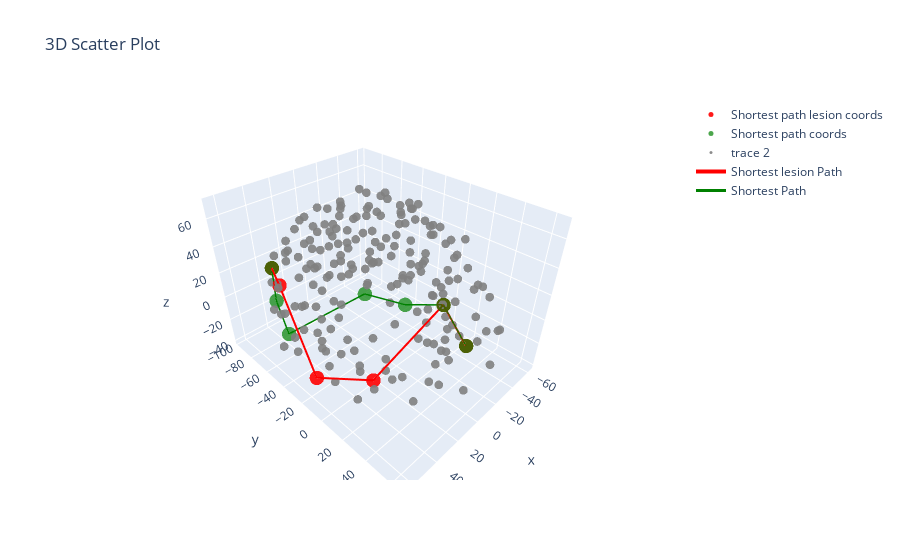

Write notebook code for a chart like this one.
### Code cell
# import plotly.express as px
# import plotly.graph_objects as go

# Assuming 'coordinates' is your [200, 3] list of coordinates
coordinates = coords.copy()  # Your data here
specific_indices = [193, 194, 195, 175, 134, 135, 181]
specific_indices_lesion = [193, 194, 189, 185, 182, 181]
# Convert the 'coordinates' list to a NumPy array
coordinates = np.array(coordinates)

# Create separate arrays for specific and non-specific coordinates
specific_coords = coordinates[specific_indices]

specific_coords_lesion = coordinates[specific_indices_lesion]

# other_indices = np.setdiff1d(np.arange(len(coordinates)), specific_indices)
other_indices = np.setdiff1d(np.arange(len(coordinates)), np.concatenate((specific_indices, specific_indices_lesion)))

other_coords = coordinates[other_indices]

# Create scatter plot for specific coordinates (red)
fig = go.Figure(data=[
    go.Scatter3d(
        x=specific_coords_lesion[:, 0],
        y=specific_coords_lesion[:, 1],
        z=specific_coords_lesion[:, 2],
        mode='markers',
        marker=dict(color='red', opacity=0.9,size=5),
        name='Shortest path lesion coords'
    ),
    go.Scatter3d(
        x=specific_coords[:, 0],
        y=specific_coords[:, 1],
        z=specific_coords[:, 2],
        mode='markers',
        marker=dict(color='green', opacity=0.7,size=5),
        name='Shortest path coords'
    ),
    
    go.Scatter3d(
        x=other_coords[:, 0],
        y=other_coords[:, 1],
        z=other_coords[:, 2],
        mode='markers',
        marker=dict(color='grey', opacity=0.9,size=3),
#         name='-'
    ),
    go.Scatter3d(
        x=specific_coords_lesion[:, 0],
        y=specific_coords_lesion[:, 1],
        z=specific_coords_lesion[:, 2],
        mode='lines',
        line=dict(color='red', width=4),
        name='Shortest lesion Path'
    ),
    go.Scatter3d(
        x=specific_coords[:, 0],
        y=specific_coords[:, 1],
        z=specific_coords[:, 2],
        mode='lines',
        line=dict(color='green', width=3),
        name='Shortest Path'
    )
    
])

# Set the layout
fig.update_layout(scene=dict(aspectmode='data'), title='3D Scatter Plot')

# Show the interactive plot
fig.show()

### Figure 1 — Plotly figure (JSON) as saved in the notebook; plotly's stock layout.template omitted (floating-point values rounded to 4 significant figures; data arrays with more than 128 entries replaced by an {"elided": "..."} marker saying what was removed)
{"data": [{"marker": {"color": "red", "opacity": 0.9, "size": 5}, "mode": "markers", "name": "Shortest path lesion coords", "type": "scatter3d", "x": [8, 16, 50, 60, 54, 46], "y": [58, 46, 28, -12, -50, -70], "z": [18, 44, 0, -20, 28, 28]}, {"marker": {"color": "green", "opacity": 0.7, "size": 5}, "mode": "markers", "name": "Shortest path coords", "type": "scatter3d", "x": [8, 16, 28, 42, 50, 52, 46], "y": [58, 46, 30, 14, -54, -60, -70], "z": [18, 44, 42, 48, -16, 10, 28]}, {"marker": {"color": "grey", "opacity": 0.9, "size": 3}, "mode": "markers", "type": "scatter3d", "x": {"elided": "190 int values"}, "y": {"elided": "190 int values"}, "z": {"elided": "190 int values"}}, {"line": {"color": "red", "width": 4}, "mode": "lines", "name": "Shortest lesion Path", "type": "scatter3d", "x": [8, 16, 50, 60, 54, 46], "y": [58, 46, 28, -12, -50, -70], "z": [18, 44, 0, -20, 28, 28]}, {"line": {"color": "green", "width": 3}, "mode": "lines", "name": "Shortest Path", "type": "scatter3d", "x": [8, 16, 28, 42, 50, 52, 46], "y": [58, 46, 30, 14, -54, -60, -70], "z": [18, 44, 42, 48, -16, 10, 28]}], "layout": {"scene": {"aspectmode": "data"}, "title": {"text": "3D Scatter Plot"}}}
